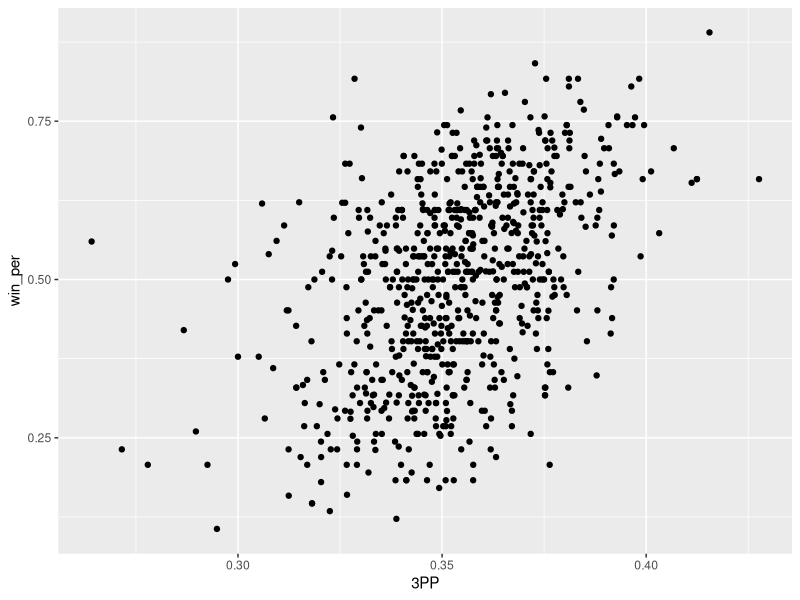

Reproduce this figure in R.
library(tidyverse)

NBA <- read_csv("NBA_TEAM_STATS.csv")

summary(NBA)

#Trying to Predict Win Percentage

NBA <- NBA %>% 
  mutate(win_per = W/(W+L))

#Creating new 3 Point Percentage column (trying to see whether greater 3PP impacts win rate)
NBA <- NBA %>%
  mutate(`3PP` = `3PM`/`3PA`)

ggplot(NBA, aes(x=`3PP`, y = win_per)) +
  geom_point()

linmod <- lm(win_per ~ `3PP`, data = NBA) #Creates linear regression of win percentage compared to successful 3 point percentage
summary(linmod)

linmod2 <- lm(win_per ~ `3PP` + YEAR_END, data=NBA)
summary(linmod2)

modNBA <- NBA %>%
  filter(NBA$YEAR_END > 2012)

linmod3 <- lm(win_per ~ `3PP`, data=modNBA)
summary(linmod3)

cor(modNBA$win_per, modNBA$`3PP`) #Checks how correlated the data is (Multiple R-Squared)

oldNBA <- NBA %>%
  filter(NBA$YEAR_END < 2013)

linmod4 <- lm(win_per ~ `3PP`, data=oldNBA)
summary(linmod4)

cor(oldNBA$win_per, oldNBA$`3PP`)

#In the modern NBA, successful 3PP is a greater indicator of win percentage than it is in the old because there is a significantly higher correlation between the two in modern NBA 
